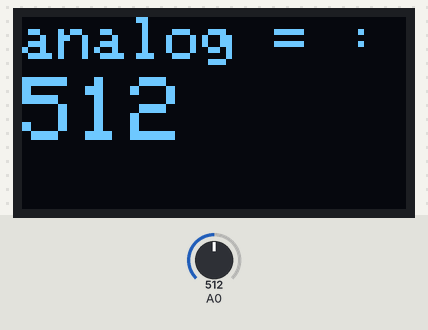
A sketch run on a simulated Arduino Uno, built with avr-gcc and run on an emulated ATmega328P. Parts: 128×64 one-colour display. The inputs (shaded band) are chosen by the test bench; at power-on: A0 = 512. What the sketch prints to the serial monitor is not drawn.

Above: at 3.6 s.
3.7 s: A0 set to 716
At 5.1 s:
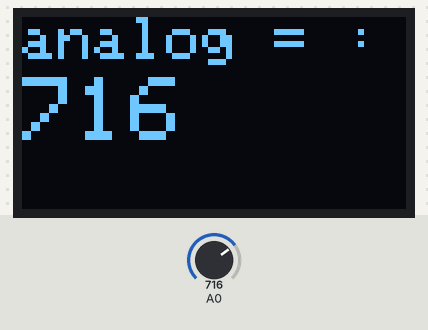
5.6 s: A0 set to 900
At 7.3 s:
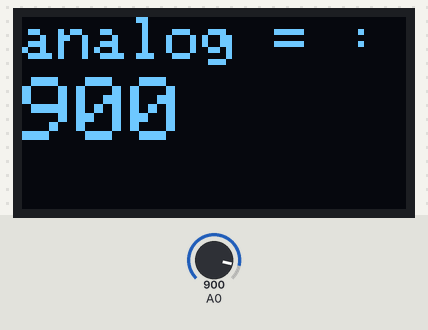
7.6 s: A0 set to 1023
At 8.8 s:
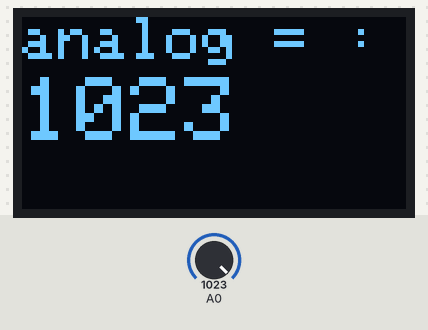
Timing chart, 0 to 10.6 s (numbered marks = the images above; inputs shaded):
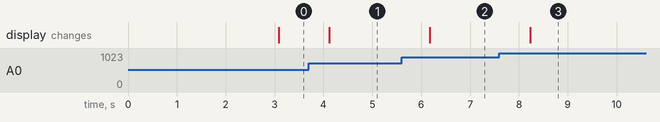

The sketch:

testOLED_AnalogRead.ino
```cpp
#include <Wire.h>
#include <Adafruit_GFX.h>
#include <Adafruit_SSD1306.h>
#include <Adafruit_Sensor.h>
//#include <DHT.h>

#define SCREEN_WIDTH 128 // OLED display width, in pixels
#define SCREEN_HEIGHT 64 // OLED display height, in pixels

// Color definitions
#define  BLACK           0x0000
#define BLUE            0x001F
#define RED             0xF800
#define GREEN           0x07E0
#define CYAN            0x07FF
#define MAGENTA         0xF81F
#define YELLOW          0xFFE0
#define WHITE           0xFFFF


// Declaration for an SSD1306 display connected to I2C (SDA, SCL pins)
Adafruit_SSD1306 display(SCREEN_WIDTH, SCREEN_HEIGHT, &Wire, -1);

//#define DHTPIN D4     // Digital pin connected to the DHT sensor

// Uncomment the type of sensor in use:
//#define DHTTYPE    DHT11     // DHT 11
//#define DHTTYPE    DHT22     // DHT 22 (AM2302)
//#define DHTTYPE    DHT21     // DHT 21 (AM2301)

//DHT dht(DHTPIN, DHTTYPE);

void setup() {
  Serial.begin(115200);
  display.begin();

  //dht.begin();

  if(!display.begin(SSD1306_SWITCHCAPVCC, 0x3C)) {
    Serial.println(F("SSD1306 allocation failed"));
    for(;;);
  }
  delay(2000);
  display.clearDisplay();
  display.setTextColor(WHITE);
  //display.fillScreen(WHITE);
}

void loop() {

  delay(1000);
  int val = analogRead(A0) ;
  Serial.print("Analog Value = ");
  Serial.println(val);

  //read temperature and humidity
  //float t = dht.readTemperature();
  //float h = dht.readHumidity();
  //if (isnan(h) || isnan(t)) {
  //  Serial.println("Failed to read from DHT sensor!");
  //}

  //Serial.print("Temp = ");
  //Serial.print(t);
  //Serial.print("C - Humid = ");
  //Serial.print(h);
  //Serial.println(" %");

  //clear display
  display.clearDisplay();

  // display temperature
  display.setTextColor(WHITE);
  display.setTextSize(2);
  display.setCursor(0,0);
  display.print("analog = : ");
  display.setTextSize(3);
  display.setCursor(0,20);
  display.print(val);
  display.print(" ");
  //display.setTextSize(1);
  //display.cp437(true);
  //display.write(167);
  //display.setTextSize(2);
  //display.print("C");

  // display humidity
  //display.setTextSize(1);
  //display.setCursor(0, 35);
  //display.print("Humidity: ");
  //display.setTextSize(2);
  //display.setCursor(0, 45);
  //display.print(h);
  //display.print(" %");

  display.display();
}
```

Measured:
- after the input at 3.7 s, the display: changes after 0.42 s (image 1)
- after the input at 5.6 s, the display: changes after 0.58 s (image 2)
- after the input at 7.6 s, the display: changes after 0.63 s (image 3)
